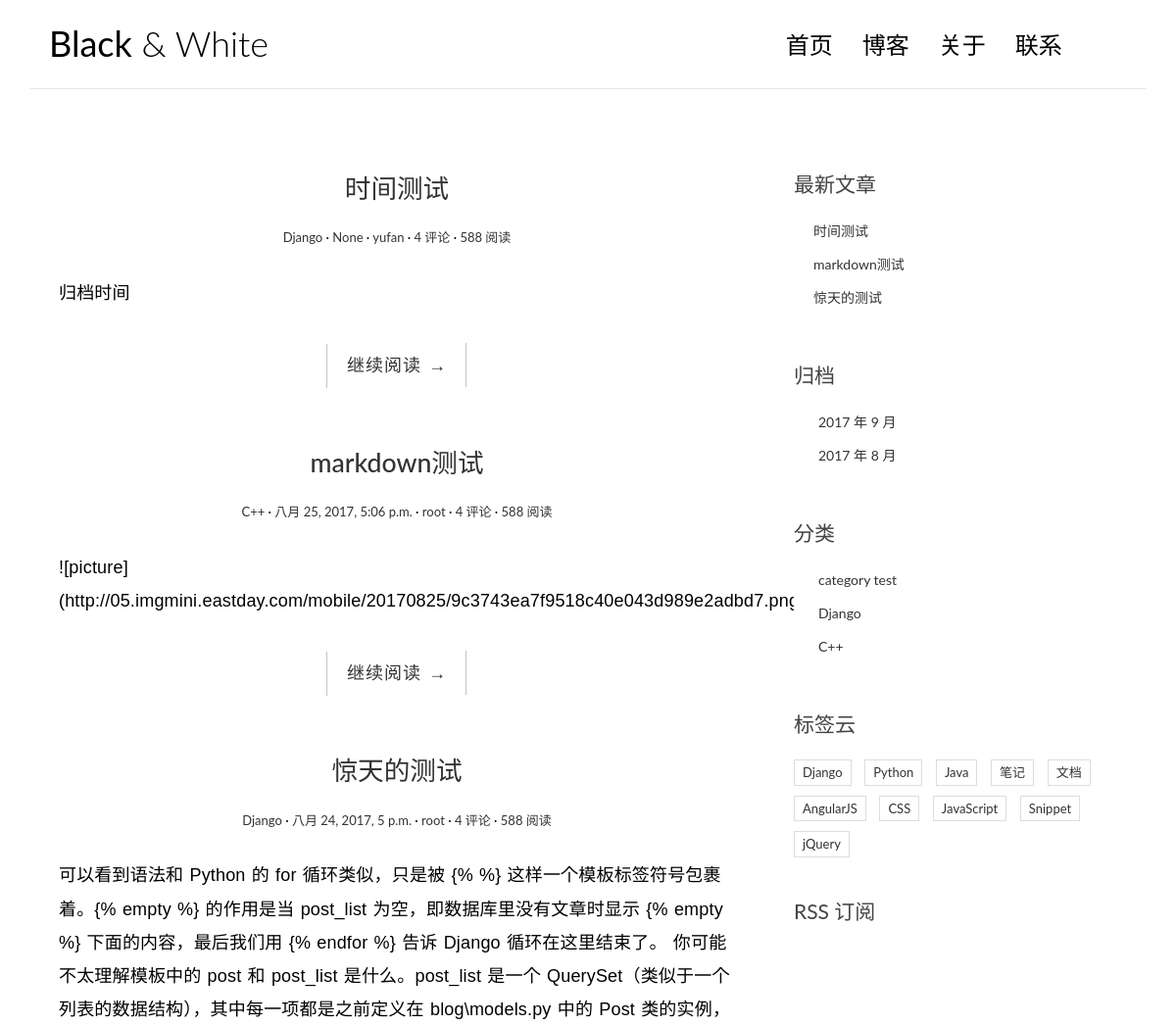
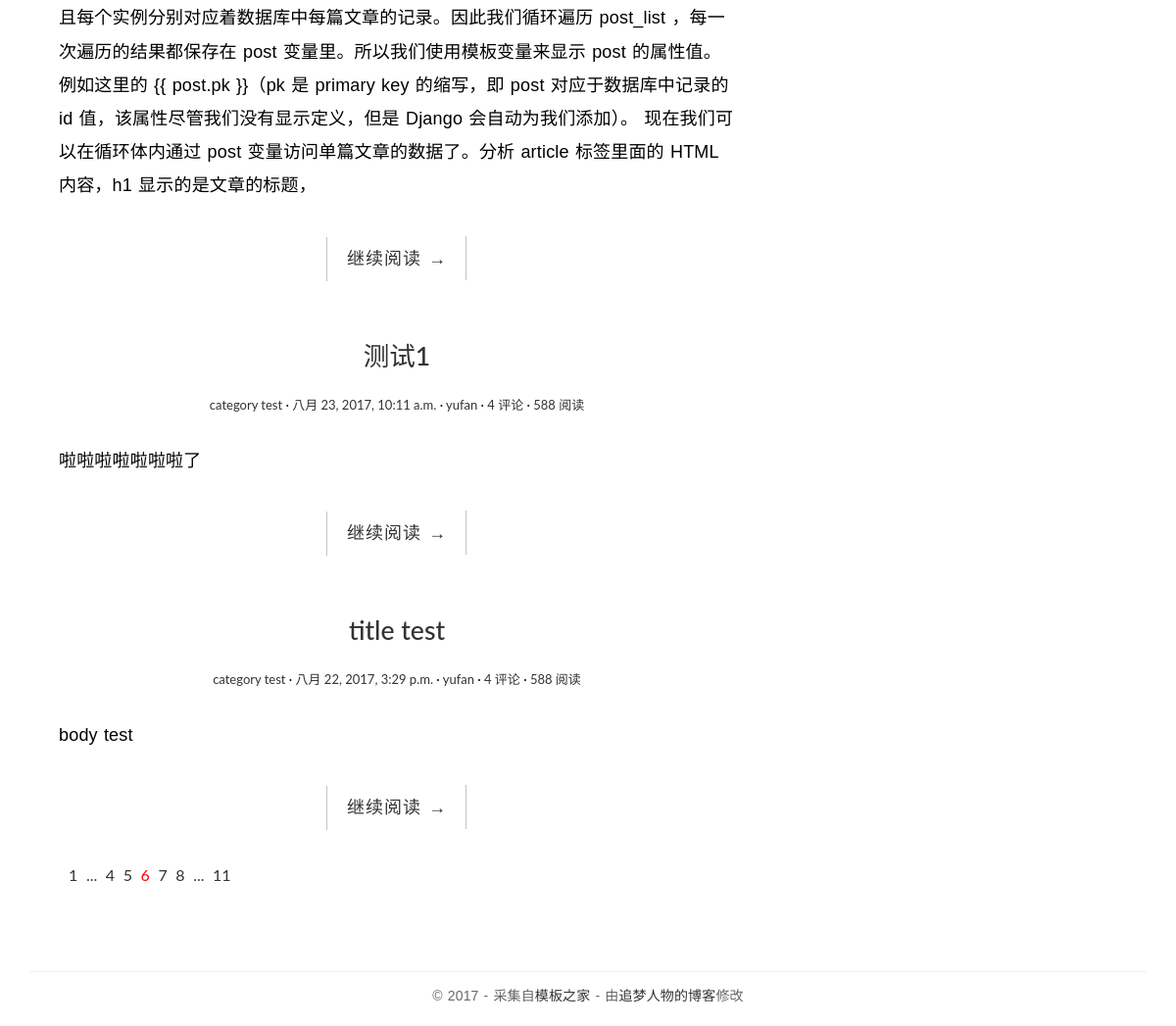
The page / on the database its author committed (2 pictures, top to bottom).
### blog/models.py (models this page shows, shortened)
class Post(models.Model):
	title = models.CharField(max_length=70)
	body = models.TextField()
	created_time = models.DateField()
	modified_time = models.DateTimeField()
	excerpt = models.CharField(max_length=200,blank=True)
	category = models.ForeignKey(Category)
	tags = models.ManyToManyField(Tag,blank=True)
	author = models.ForeignKey(User)
	def get_absolute_url(self):
		return reverse('blog:detail',kwargs={'pk':self.pk})

class Category(models.Model):
	name = models.CharField(max_length=100)
	def __str__(self):
		return self.name

### blog/views.py (the view)
# urls.py: url(r'^$',views.index,name = 'index'),
def index(request):
	post_list = Post.objects.all().order_by('-id')
	return render(request,'blog/index.html',context={
	'post_list':post_list
	})

### blog/templatetags/blog_tags.py (called while the page is built)
@register.simple_tag
def get_recent_posts(num=3):
    return Post.objects.all().order_by('-created_time')[:num]

@register.simple_tag
def archives():
    return Post.objects.dates('created_time','month',order='DESC')

@register.simple_tag
def get_categories():
    return Category.objects.all()

### templates/blog/index.html
{% extends 'base.html' %}
                {% block main %}
                {% for post in post_list %}
                <article class="post post-{{post.pk}}">
                    <header class="entry-header">
                        <h1 class="entry-title">
                            <a href="{{ post.get_absolute_url }}">{{post.title}}</a>
                        </h1>
                        <div class="entry-meta">
                            <span class="post-category"><a href="#">{{post.category}}</a></span>
                            <span class="post-date"><a href="#"><time class="entry-date"
                                                                      datetime="2012-11-09T23:15:57+00:00">{{post.created_time}}</time></a></span>
                            <span class="post-author"><a href="#">{{post.author}}</a></span>
                            <span class="comments-link"><a href="#">4 评论</a></span>
                            <span class="views-count"><a href="#">588 阅读</a></span>
                        </div>
                    </header>
                    <div class="entry-content clearfix">
                        <p>{{post.body}}</p>
                        <div class="read-more cl-effect-14">
                            <a href="{{ post.get_absolute_url }}" class="more-link">继续阅读 <span class="meta-nav">→</span></a>
                        </div>
                    </div>
                </article>
                {% empty %}
                    <div class="no-post">暂时没新文章发布</div>
                {% endfor %}
                <div class="pagination">
                    <ul>
                        <li><a href="">1</a></li>
                        <li><a href="">...</a></li>
                        <li><a href="">4</a></li>
                        <li><a href="">5</a></li>
                        <li class="current"><a href="">6</a></li>
                        <li><a href="">7</a></li>
                        <li><a href="">8</a></li>
                        <li><a href="">...</a></li>
                        <li><a href="">11</a></li>
                    </ul>
                </div>
{% endblock main %}

### templates/base.html (shortened to what this page needs)
{% load staticfiles %}
{% load blog_tags %}
<!DOCTYPE html>
<html>
<head>
    <link rel="stylesheet" href="{% static 'blog/css/bootstrap.min.css' %}">
    <link rel="stylesheet" href="http://code.ionicframework.com/ionicons/2.0.1/css/ionicons.min.css">
    <link rel="stylesheet" href="{% static 'blog/css/pace.css' %}">
    <link rel="stylesheet" href="{% static 'blog/css/custom.css' %}">
</head>
<body>
<div class="container">
    <header id="site-header">
        <div class="row">
            <div class="col-md-4 col-sm-5 col-xs-8">
                <div class="logo">
                    <h1><a href="{% url 'blog:index' %}"><b>Black</b> &amp; White</a></h1>
                </div>
            </div>
            <div class="col-md-8 col-sm-7 col-xs-4">
                <nav class="main-nav" role="navigation">
                    <div class="collapse navbar-collapse" id="bs-example-navbar-collapse-1">
                        <ul class="nav navbar-nav navbar-right">
                            <li class="cl-effect-11"><a href="index.html" data-hover="首页">首页</a></li>
                            <li class="cl-effect-11"><a href="full-width.html" data-hover="博客">博客</a></li>
                            <li class="cl-effect-11"><a href="about.html" data-hover="关于">关于</a></li>
                            <li class="cl-effect-11"><a href="contact.html" data-hover="联系">联系</a></li>
                        </ul>
                    </div>
                </nav>
            </div>
        </div>
    </header>
</div>
<div class="content-body">
    <div class="container">
        <div class="row">
            <main class="col-md-8">
                {% block main %}
                {% endblock main %}
            </main>
            <aside class="col-md-4">
                <div class="widget widget-recent-posts">
                    <h3 class="widget-title">最新文章</h3>
                    {% get_recent_posts as recent_post_list %}
                    <ul>
                        {% for post in recent_post_list %}
                        <li>
                            <a href="{{post.get_absolute_url}}">{{post.title}}</a>
                        </li>
                        {% empty %}
                        暂无文章
                        {% endfor %}
                    </ul>
                </div>
                <div class="widget widget-archives">
                    <h3 class="widget-title">归档</h3>
                    {% archives as date_list %}
                    <ul>
                        {% for data in date_list %}
                        <li>
                            <a href="#">{{ data.year }} 年 {{ data.month }} 月</a>
                        </li>
                        {% empty %}
                        暂无归档
                        {% endfor %}
                    </ul>
                </div>
                <div class="widget widget-category">
                    <h3 class="widget-title">分类</h3>
                    {% get_categories as category_list %}
                    <ul>
                        {% for category in category_list %}
                        <li>
                            <a href="{% url 'blog:category' category.pk %}">{{ category.name }}</a>
                        </li>
                        {% empty %}
                        暂无分类！
                        {% endfor %}
                    </ul>
                </div>
                <div class="widget widget-tag-cloud">
                    <h3 class="widget-title">标签云</h3>
                    <ul>
                        <li>
                            <a href="#">Django</a>
                        </li>
                        <li>
                            <a href="#">Python</a>
                        </li>
                        <li>
                            <a href="#">Java</a>
                        </li>
                        <li>
                            <a href="#">笔记</a>
                        </li>
                        <li>
                            <a href="#">文档</a>
                        </li>
                        <li>
                            <a href="#">AngularJS</a>
                        </li>
                        <li>
                            <a href="#">CSS</a>
                        </li>
                        <li>
                            <a href="#">JavaScript</a>
                        </li>
                        <li>
                            <a href="#">Snippet</a>
                        </li>
                        <li>
                            <a href="#">jQuery</a>
                        </li>
                    </ul>
                </div>
                <div class="rss">
                    <a href=""> RSS 订阅</a>
                </div>
            </aside>
        </div>
    </div>
</div>
<footer id="site-footer">
    <div class="container">
        <div class="row">
            <div class="col-md-12">
                <p class="copyright">&copy 2017 - 采集自<a href="http://www.cssmoban.com/"
                                                        target="_blank" title="模板之家">模板之家</a>
                    - 由<a href="http://zmrenwu.com/" title="网页模板" target="_blank">追梦人物的博客</a>修改
                </p>
            </div>
        </div>
    </div>
</footer>
</body>
</html>

### blog/static/blog/css/custom.css (style rules this page uses)
* { outline: none; }
h1, h2, h3, h4, h5, h6 { margin-top: 0; }
b { font-weight: 400; }
a { color: #333; }
body { color: #444; font-family: 'Lato', sans-serif; }
p { font-family: 'Ubuntu', sans-serif; font-weight: 400; word-spacing: 1px; letter-spacing: 0.01em; }
#site-header { background-color: #FFF; padding: 25px 20px; margin-bottom: 40px; border-bottom: 1px solid #e7e7e7; }
.logo h1 a { color: #000; }
.logo h1 { margin: 0; font-family: 'Lato', sans-serif; font-weight: 300; }
.main-nav { margin-top: 11px; max-width: 95%; }
.main-nav a { color: #000000 !important; padding: 0 0 5px 0 !important; margin-right: 30px; font-family: 'Lato', sans-serif; font-weight: 300; font-size: 24px; }
.cl-effect-11 a { padding: 10px 0; color: #0972b4; text-shadow: none; }
.cl-effect-11 a::before { position: absolute; top: 0; left: 0; overflow: hidden; padding: 0 0 5px 0 !important; max-width: 0; border-bottom: 1px solid #000; color: #000; content: attr(data-hover); white-space: nowrap; -webkit-transition: max-width 0.5s; -moz-transition: max-width 0.5s; transition: max-width 0.5s; }
.content-body { padding-bottom: 4em; }
.post { background: #fff; padding: 30px 30px 0; }
.entry-title { text-align: center; font-size: 1.9em; margin-bottom: 20px; line-height: 1.6; padding: 10px 20px 0; }
.entry-meta { text-align: center; color: #DDDDDD; font-size: 13px; margin-bottom: 30px; }
.entry-content { font-size: 18px; line-height: 1.9; font-weight: 300; color: #000; }
.post-category::after, .post-date::after, .post-author::after, .comments-link::after { content: ' ·'; color: #000; }
.read-more { font-family: 'Ubuntu', sans-serif; font-weight: 400; word-spacing: 1px; letter-spacing: 0.01em; text-align: center; margin-top: 20px; }
.cl-effect-14 a { padding: 0 20px; height: 45px; line-height: 45px; position: relative; display: inline-block; margin: 15px 25px; letter-spacing: 1px; font-weight: 400; text-shadow: 0 0 1px rgba(255, 255, 255, 0.3); }
.cl-effect-14 a::before, .cl-effect-14 a::after { position: absolute; width: 45px; height: 1px; background: #C3C3C3; content: ''; -webkit-transition: all 0.3s; -moz-transition: all 0.3s; transition: all 0.3s; pointer-events: none; }
.cl-effect-14 a::before { top: 0; left: 0; -webkit-transform: rotate(90deg); -moz-transform: rotate(90deg); transform: rotate(90deg); -webkit-transform-origin: 0 0; -moz-transform-origin: 0 0; transform-origin: 0 0; }
.cl-effect-14 a::after { right: 0; bottom: 0; -webkit-transform: rotate(90deg); -moz-transform: rotate(90deg); transform: rotate(90deg); -webkit-transform-origin: 100% 0; -moz-transform-origin: 100% 0; transform-origin: 100% 0; }
.widget { background: #fff; padding: 30px 0 0; }
.widget-title { font-size: 1.5em; margin-bottom: 20px; line-height: 1.6; padding: 10px 0 0; font-weight: 400; }
.widget-recent-posts ul { padding: 0; margin: 0; padding-left: 20px; }
.widget-recent-posts ul li { list-style-type: none; position: relative; line-height: 170%; margin-bottom: 10px; }
.widget-recent-posts ul li::before { content: '\f3d3'; font-family: "Ionicons"; position: absolute; left: -17px; top: 3px; font-size: 16px; color: #000; }
.widget-archives ul { padding: 0; margin: 0; padding-left: 25px; }
.widget-archives ul li { list-style-type: none; position: relative; line-height: 170%; margin-bottom: 10px; }
.widget-archives ul li::before { content: '\f3f3'; font-family: "Ionicons"; position: absolute; left: -25px; top: 1px; font-size: 16px; color: #000; }
.widget-category ul { padding: 0; margin: 0; padding-left: 25px; }
.widget-category ul li { list-style-type: none; position: relative; line-height: 170%; margin-bottom: 10px; }
.widget-category ul li::before { content: '\f3fe'; font-family: "Ionicons"; position: absolute; left: -25px; top: 1px; font-size: 18px; color: #000; }
.widget-tag-cloud ul { padding: 0; margin: 0; margin-right: -10px; }
.widget-tag-cloud ul li { list-style-type: none; font-size: 13px; display: inline-block; margin-right: 10px; margin-bottom: 10px; padding: 3px 8px; border: 1px solid #ddd; }
.rss { font-size: 21px; margin-top: 30px; }
.rss a { color: #444; }
#site-footer { padding-top: 10px; padding: 0 0 1.5em 0; }
.copyright { text-align: center; padding-top: 1em; margin: 0; border-top: 1px solid #eee; color: #666; }
.pagination ul { list-style: none; }
.pagination ul li { display: inline-block; font-size: 16px; margin-right: 5px; }
.current a { color: red; }

### rows shown on the page
Post: title "时间测试", category "Django", created_time "None", author "yufan", body "归档时间"
Post: title "markdown测试", category "C++", created_time "八月 25, 2017, 5:06 p.m.", author "root", body "![picture](http://05.imgmini.eastday.com/mobile/20170825/9c3743ea7f9518c40e043d989e2adbd7.png)"
Post: title "惊天的测试", category "Django", created_time "八月 24, 2017, 5 p.m.", author "root", body "可以看到语法和 Python 的 for 循环类似，只是被 {% %} 这样一个模板标签符号包裹着。{% empty %} 的作用是当 post_list 为空，即数据库里没有文章时显示 {% empty %} 下面的内容，最后我们用 {% endfor %} 告诉 Django 循环在这里结束了。 你可能不太理解模板中的 post 和 post_list 是什么。post_list 是一个 QuerySet（类似于一个列表的数据结构），其中每一项都是之前定义在 blog\\models.py 中的 Post 类的实例，且每个实例分别对应着数据库中每篇文章的记录。因此我们循环遍历 post_list ，每一次遍历的结果都保存在 post 变量里。所以我们使用模板变量来显示 post 的属性值。例如这里的 {{ post.pk }}（pk 是 primary key 的缩写，即 post 对应于数据库中记录的 id 值，该属性尽管我们没有显示定义，但是 Django 会自动为我们添加）。 现在我们可以在循环体内通过 post 变量访问单篇文章的数据了。分析 article 标签里面的 HTML 内容，h1 显示的是文章的标题，"
Post: title "测试1", category "category test", created_time "八月 23, 2017, 10:11 a.m.", author "yufan", body "啦啦啦啦啦啦啦了"
Post: title "title test", category "category test", created_time "八月 22, 2017, 3:29 p.m.", author "yufan", body "body test"
Category: name "category test"
Category: name "Django"
Category: name "C++"

### other values the page prints
{{ data.year }} "2017" "2017"
{{ data.month }} "9" "8"
